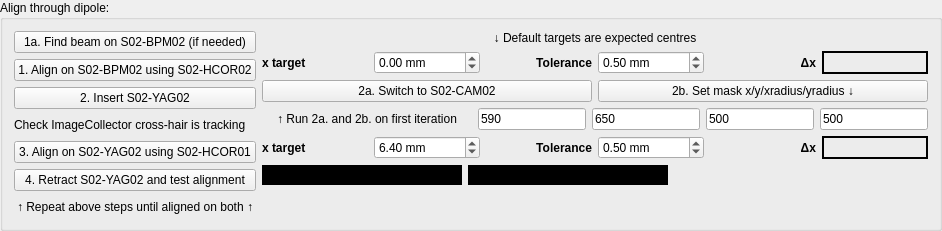
               <widget class="QGroupBox" name="groupBox_4">
                <property name="font">
                 <font>
                  <weight>50</weight>
                  <italic>false</italic>
                  <bold>false</bold>
                 </font>
                </property>
                <property name="title">
                 <string>Align through dipole:</string>
                </property>
                <layout class="QGridLayout" name="gridLayout_5">
                 <item row="3" column="1" colspan="3">
                  <layout class="QHBoxLayout" name="horizontalLayout_18">
                   <item>
                    <widget class="QLabel" name="label_11">
                     <property name="minimumSize">
                      <size>
                       <width>210</width>
                       <height>0</height>
                      </size>
                     </property>
                     <property name="text">
                      <string>↑ Run 2a. and 2b. on first iteration</string>
                     </property>
                     <property name="alignment">
                      <set>Qt::AlignCenter</set>
                     </property>
                    </widget>
                   </item>
                   <item>
                    <widget class="QLineEdit" name="lineEdit_maskX">
                     <property name="sizePolicy">
                      <sizepolicy hsizetype="Preferred" vsizetype="Fixed">
                       <horstretch>0</horstretch>
                       <verstretch>0</verstretch>
                      </sizepolicy>
                     </property>
                     <property name="text">
                      <string>590</string>
                     </property>
                    </widget>
                   </item>
                   <item>
                    <widget class="QLineEdit" name="lineEdit_maskY">
                     <property name="sizePolicy">
                      <sizepolicy hsizetype="Preferred" vsizetype="Fixed">
                       <horstretch>0</horstretch>
                       <verstretch>0</verstretch>
                      </sizepolicy>
                     </property>
                     <property name="text">
                      <string>650</string>
                     </property>
                    </widget>
                   </item>
                   <item>
                    <widget class="QLineEdit" name="lineEdit_maskXRad">
                     <property name="sizePolicy">
                      <sizepolicy hsizetype="Preferred" vsizetype="Fixed">
                       <horstretch>0</horstretch>
                       <verstretch>0</verstretch>
                      </sizepolicy>
                     </property>
                     <property name="text">
                      <string>500</string>
                     </property>
                    </widget>
                   </item>
                   <item>
                    <widget class="QLineEdit" name="lineEdit_maskYRad">
                     <property name="sizePolicy">
                      <sizepolicy hsizetype="Preferred" vsizetype="Fixed">
                       <horstretch>0</horstretch>
                       <verstretch>0</verstretch>
                      </sizepolicy>
                     </property>
                     <property name="text">
                      <string>500</string>
                     </property>
                    </widget>
                   </item>
                  </layout>
                 </item>
                 <item row="1" column="1" colspan="3">
                  <layout class="QHBoxLayout" name="horizontalLayout_10">
                   <item>
                    <widget class="QLabel" name="label_13">
                     <property name="font">
                      <font>
                       <weight>75</weight>
                       <bold>true</bold>
                      </font>
                     </property>
                     <property name="text">
                      <string>x target</string>
                     </property>
                    </widget>
                   </item>
                   <item>
                    <widget class="QDoubleSpinBox" name="doubleSpinBox_x_1">
                     <property name="suffix">
                      <string> mm</string>
                     </property>
                     <property name="minimum">
                      <double>-100.000000000000000</double>
                     </property>
                     <property name="maximum">
                      <double>100.000000000000000</double>
                     </property>
                     <property name="singleStep">
                      <double>0.100000000000000</double>
                     </property>
                    </widget>
                   </item>
                   <item>
                    <widget class="QLabel" name="label_12">
                     <property name="font">
                      <font>
                       <weight>75</weight>
                       <bold>true</bold>
                      </font>
                     </property>
                     <property name="text">
                      <string>Tolerance</string>
                     </property>
                     <property name="alignment">
                      <set>Qt::AlignRight|Qt::AlignTrailing|Qt::AlignVCenter</set>
                     </property>
                    </widget>
                   </item>
                   <item>
                    <widget class="QDoubleSpinBox" name="doubleSpinBox_tol_1">
                     <property name="suffix">
                      <string> mm</string>
                     </property>
                     <property name="singleStep">
                      <double>0.100000000000000</double>
                     </property>
                     <property name="value">
                      <double>0.500000000000000</double>
                     </property>
                    </widget>
                   </item>
                   <item>
                    <widget class="QLabel" name="label_16">
                     <property name="font">
                      <font>
                       <weight>75</weight>
                       <bold>true</bold>
                      </font>
                     </property>
                     <property name="text">
                      <string>Δx</string>
                     </property>
                     <property name="alignment">
                      <set>Qt::AlignRight|Qt::AlignTrailing|Qt::AlignVCenter</set>
                     </property>
                    </widget>
                   </item>
                   <item>
                    <widget class="QLabel" name="label_H_1">
                     <property name="minimumSize">
                      <size>
                       <width>70</width>
                       <height>0</height>
                      </size>
                     </property>
                     <property name="layoutDirection">
                      <enum>Qt::LeftToRight</enum>
                     </property>
                     <property name="frameShape">
                      <enum>QFrame::WinPanel</enum>
                     </property>
                     <property name="text">
                      <string/>
                     </property>
                     <property name="alignment">
                      <set>Qt::AlignLeading|Qt::AlignLeft|Qt::AlignVCenter</set>
                     </property>
                    </widget>
                   </item>
                  </layout>
                 </item>
                 <item row="2" column="1" colspan="3">
                  <layout class="QHBoxLayout" name="horizontalLayout_19">
                   <item>
                    <widget class="QPushButton" name="pushButton_Align_2_A">
                     <property name="sizePolicy">
                      <sizepolicy hsizetype="Minimum" vsizetype="Fixed">
                       <horstretch>0</horstretch>
                       <verstretch>0</verstretch>
                      </sizepolicy>
                     </property>
                     <property name="minimumSize">
                      <size>
                       <width>160</width>
                       <height>0</height>
                      </size>
                     </property>
                     <property name="maximumSize">
                      <size>
                       <width>371</width>
                       <height>16777215</height>
                      </size>
                     </property>
                     <property name="text">
                      <string>2a. Switch to S02-CAM02</string>
                     </property>
                     <property name="checked">
                      <bool>false</bool>
                     </property>
                    </widget>
                   </item>
                   <item>
                    <widget class="QPushButton" name="pushButton_Align_2_B">
                     <property name="sizePolicy">
                      <sizepolicy hsizetype="Minimum" vsizetype="Fixed">
                       <horstretch>0</horstretch>
                       <verstretch>0</verstretch>
                      </sizepolicy>
                     </property>
                     <property name="minimumSize">
                      <size>
                       <width>0</width>
                       <height>0</height>
                      </size>
                     </property>
                     <property name="maximumSize">
                      <size>
                       <width>371</width>
                       <height>16777215</height>
                      </size>
                     </property>
                     <property name="text">
                      <string>2b. Set mask x/y/xradius/yradius ↓</string>
                     </property>
                     <property name="checked">
                      <bool>false</bool>
                     </property>
                    </widget>
                   </item>
                  </layout>
                 </item>
                 <item row="4" column="1" rowspan="2" colspan="3">
                  <layout class="QHBoxLayout" name="horizontalLayout_9">
                   <item>
                    <widget class="QLabel" name="label_14">
                     <property name="font">
                      <font>
                       <weight>75</weight>
                       <bold>true</bold>
                      </font>
                     </property>
                     <property name="text">
                      <string>x target</string>
                     </property>
                    </widget>
                   </item>
                   <item>
                    <widget class="QDoubleSpinBox" name="doubleSpinBox_x_2">
                     <property name="suffix">
                      <string> mm</string>
                     </property>
                     <property name="minimum">
                      <double>-100.000000000000000</double>
                     </property>
                     <property name="maximum">
                      <double>100.000000000000000</double>
                     </property>
                     <property name="singleStep">
                      <double>0.100000000000000</double>
                     </property>
                     <property name="value">
                      <double>6.400000000000000</double>
                     </property>
                    </widget>
                   </item>
                   <item>
                    <widget class="QLabel" name="label_15">
                     <property name="font">
                      <font>
                       <weight>75</weight>
                       <bold>true</bold>
                      </font>
                     </property>
                     <property name="text">
                      <string>Tolerance</string>
                     </property>
                     <property name="alignment">
                      <set>Qt::AlignRight|Qt::AlignTrailing|Qt::AlignVCenter</set>
                     </property>
                    </widget>
                   </item>
                   <item>
                    <widget class="QDoubleSpinBox" name="doubleSpinBox_tol_2">
                     <property name="suffix">
                      <string> mm</string>
                     </property>
                     <property name="singleStep">
                      <double>0.100000000000000</double>
                     </property>
                     <property name="value">
                      <double>0.500000000000000</double>
                     </property>
                    </widget>
                   </item>
                   <item>
                    <widget class="QLabel" name="label_17">
                     <property name="font">
                      <font>
                       <weight>75</weight>
                       <bold>true</bold>
                      </font>
                     </property>
                     <property name="text">
                      <string>Δx</string>
                     </property>
                     <property name="alignment">
                      <set>Qt::AlignRight|Qt::AlignTrailing|Qt::AlignVCenter</set>
                     </property>
                    </widget>
                   </item>
                   <item>
                    <widget class="QLabel" name="label_H_2">
                     <property name="minimumSize">
                      <size>
                       <width>70</width>
                       <height>0</height>
                      </size>
                     </property>
                     <property name="layoutDirection">
                      <enum>Qt::LeftToRight</enum>
                     </property>
                     <property name="frameShape">
                      <enum>QFrame::WinPanel</enum>
                     </property>
                     <property name="text">
                      <string/>
                     </property>
                     <property name="alignment">
                      <set>Qt::AlignLeading|Qt::AlignLeft|Qt::AlignVCenter</set>
                     </property>
                    </widget>
                   </item>
                  </layout>
                 </item>
                 <item row="9" column="1" colspan="2">
                  <widget class="QLabel" name="label_6">
                   <property name="text">
                    <string/>
                   </property>
                  </widget>
                 </item>
                 <item row="0" column="0" rowspan="10">
                  <layout class="QVBoxLayout" name="verticalLayout_4">
                   <item>
                    <widget class="QPushButton" name="pushButton_Align_1a">
                     <property name="text">
                      <string>1a. Find beam on S02-BPM02 (if needed)</string>
                     </property>
                     <property name="checked">
                      <bool>false</bool>
                     </property>
                    </widget>
                   </item>
                   <item>
                    <widget class="QPushButton" name="pushButton_Align_1">
                     <property name="text">
                      <string>1. Align on S02-BPM02 using S02-HCOR02</string>
                     </property>
                     <property name="checked">
                      <bool>false</bool>
                     </property>
                    </widget>
                   </item>
                   <item>
                    <widget class="QPushButton" name="pushButton_Align_2">
                     <property name="text">
                      <string>2. Insert S02-YAG02</string>
                     </property>
                     <property name="checked">
                      <bool>false</bool>
                     </property>
                    </widget>
                   </item>
                   <item>
                    <widget class="QLabel" name="label_24">
                     <property name="text">
                      <string>Check ImageCollector cross-hair is tracking</string>
                     </property>
                    </widget>
                   </item>
                   <item>
                    <widget class="QPushButton" name="pushButton_Align_3">
                     <property name="text">
                      <string>3. Align on S02-YAG02 using S02-HCOR01</string>
                     </property>
                     <property name="checked">
                      <bool>false</bool>
                     </property>
                    </widget>
                   </item>
                   <item>
                    <widget class="QPushButton" name="pushButton_Align_4">
                     <property name="text">
                      <string>4. Retract S02-YAG02 and test alignment</string>
                     </property>
                     <property name="checked">
                      <bool>false</bool>
                     </property>
                    </widget>
                   </item>
                   <item>
                    <widget class="QLabel" name="label_4">
                     <property name="text">
                      <string>↑ Repeat above steps until aligned on both ↑</string>
                     </property>
                     <property name="alignment">
                      <set>Qt::AlignCenter</set>
                     </property>
                    </widget>
                   </item>
                  </layout>
                 </item>
                 <item row="6" column="1">
                  <widget class="QCheckBox" name="checkBox">
                   <property name="sizePolicy">
                    <sizepolicy hsizetype="Fixed" vsizetype="Fixed">
                     <horstretch>0</horstretch>
                     <verstretch>0</verstretch>
                    </sizepolicy>
                   </property>
                   <property name="minimumSize">
                    <size>
                     <width>200</width>
                     <height>0</height>
                    </size>
                   </property>
                   <property name="font">
                    <font>
                     <weight>75</weight>
                     <bold>true</bold>
                    </font>
                   </property>
                   <property name="layoutDirection">
                    <enum>Qt::RightToLeft</enum>
                   </property>
                   <property name="styleSheet">
                    <string notr="true">QCheckBox{ background-color: rgb(0, 0, 0);}</string>
                   </property>
                   <property name="text">
                    <string>Aligned on S02-YAG02</string>
                   </property>
                   <property name="checkable">
                    <bool>false</bool>
                   </property>
                  </widget>
                 </item>
                 <item row="0" column="1" colspan="3">
                  <widget class="QLabel" name="label_5">
                   <property name="text">
                    <string>↓ Default targets are expected centres</string>
                   </property>
                   <property name="alignment">
                    <set>Qt::AlignCenter</set>
                   </property>
                  </widget>
                 </item>
                 <item row="6" column="2">
                  <widget class="QCheckBox" name="checkBox_2">
                   <property name="sizePolicy">
                    <sizepolicy hsizetype="Fixed" vsizetype="Fixed">
                     <horstretch>0</horstretch>
                     <verstretch>0</verstretch>
                    </sizepolicy>
                   </property>
                   <property name="minimumSize">
                    <size>
                     <width>200</width>
                     <height>0</height>
                    </size>
                   </property>
                   <property name="font">
                    <font>
                     <weight>75</weight>
                     <bold>true</bold>
                    </font>
                   </property>
                   <property name="layoutDirection">
                    <enum>Qt::RightToLeft</enum>
                   </property>
                   <property name="styleSheet">
                    <string notr="true">QCheckBox{ background-color: rgb(0, 0, 0);}</string>
                   </property>
                   <property name="text">
                    <string>Aligned on S02-BPM02</string>
                   </property>
                   <property name="checkable">
                    <bool>false</bool>
                   </property>
                  </widget>
                 </item>
                </layout>
               </widget>
